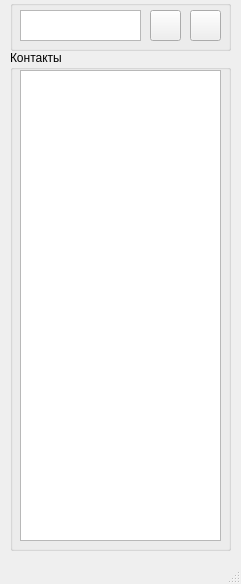
<?xml version="1.0" encoding="UTF-8"?>
<ui version="4.0">
 <class>MainWindow</class>
 <widget class="QMainWindow" name="MainWindow">
  <property name="geometry">
   <rect>
    <x>0</x>
    <y>0</y>
    <width>241</width>
    <height>584</height>
   </rect>
  </property>
  <property name="windowTitle">
   <string>Wavy Parrot</string>
  </property>
  <property name="windowIcon">
   <iconset>
    <normaloff>../../../../../Downloads/icons8-parrot.png</normaloff>../../../../../Downloads/icons8-parrot.png</iconset>
  </property>
  <widget class="QWidget" name="centralwidget">
   <widget class="QGroupBox" name="groupBox">
    <property name="geometry">
     <rect>
      <x>10</x>
      <y>0</y>
      <width>221</width>
      <height>51</height>
     </rect>
    </property>
    <property name="title">
     <string/>
    </property>
    <widget class="QTextEdit" name="textEditUsername">
     <property name="geometry">
      <rect>
       <x>10</x>
       <y>10</y>
       <width>121</width>
       <height>31</height>
      </rect>
     </property>
    </widget>
    <widget class="QPushButton" name="pushButtonAddContact">
     <property name="geometry">
      <rect>
       <x>140</x>
       <y>10</y>
       <width>31</width>
       <height>31</height>
      </rect>
     </property>
     <property name="font">
      <font>
       <family>MS Shell Dlg 2</family>
       <pointsize>16</pointsize>
       <weight>9</weight>
       <italic>false</italic>
       <bold>false</bold>
      </font>
     </property>
     <property name="styleSheet">
      <string notr="true">font: 75 8pt &quot;MS Shell Dlg 2&quot;;
font: 75 16pt &quot;MS Shell Dlg 2&quot;;</string>
     </property>
     <property name="text">
      <string/>
     </property>
     <property name="icon">
      <iconset>
       <normaloff>add.png</normaloff>add.png</iconset>
     </property>
    </widget>
    <widget class="QPushButton" name="pushButtonDelContect">
     <property name="geometry">
      <rect>
       <x>180</x>
       <y>10</y>
       <width>31</width>
       <height>31</height>
      </rect>
     </property>
     <property name="text">
      <string/>
     </property>
     <property name="icon">
      <iconset>
       <normaloff>del.png</normaloff>del.png</iconset>
     </property>
    </widget>
   </widget>
   <widget class="QGroupBox" name="groupBox_2">
    <property name="geometry">
     <rect>
      <x>10</x>
      <y>50</y>
      <width>221</width>
      <height>501</height>
     </rect>
    </property>
    <property name="title">
     <string>Контакты</string>
    </property>
    <widget class="QListWidget" name="listWidgetContacts">
     <property name="geometry">
      <rect>
       <x>10</x>
       <y>20</y>
       <width>201</width>
       <height>471</height>
      </rect>
     </property>
    </widget>
   </widget>
  </widget>
  <widget class="QMenuBar" name="menubar">
   <property name="geometry">
    <rect>
     <x>0</x>
     <y>0</y>
     <width>241</width>
     <height>21</height>
    </rect>
   </property>
  </widget>
  <widget class="QStatusBar" name="statusbar"/>
 </widget>
 <resources/>
 <connections/>
</ui>
